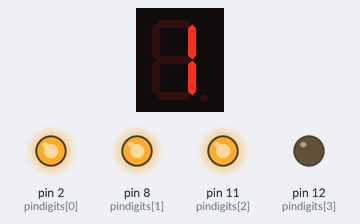
A sketch run on a simulated Arduino Uno, built with avr-gcc and run on an emulated ATmega328P. Shown: 1-digit seven-segment display, output pins drawn as LEDs (lit = HIGH). Wiring (inferred from the names in the program): 1-digit 7-segment display, segments lit when HIGH: segments pin 9, pin 13, pin 4, pin 6, pin 7, pin 10, pin 3, pin 5. Random numbers use the default seed unless the sketch sets one; the segment pins are drawn as the display they are named for; pins used as bus, display or sensor lines are not drawn.

Above: at 0.1 s.
At 3.1 s:
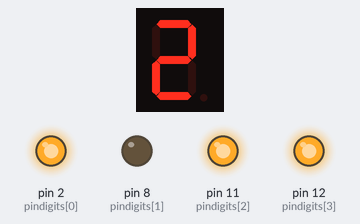
At 6.1 s:
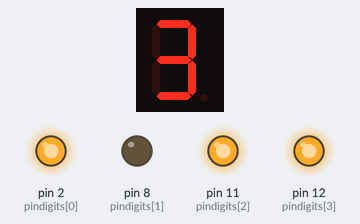
At 12.1 s:
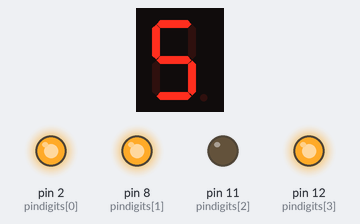
At 21.1 s:
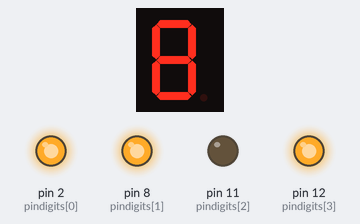
At 36.1 s:
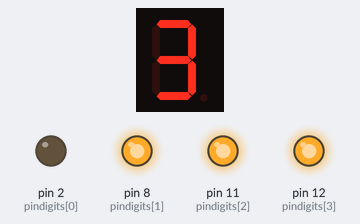
Timing chart, 0 to 40.0 s (numbered marks = the images above):
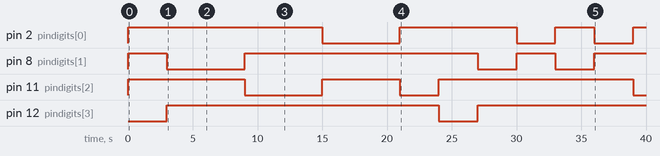

The sketch:

Lesson_07_Listing_7_1.ino
```cpp
// список выводов Arduino для подключения к разрядам a-g
// семисегментного индикатора
int pins[8]={9,13,4,6,7,10,3,5};
// значения для вывода цифр 0-9
byte numbers[10] = { B11111100, B01100000, B11011010,
B11110010, B01100110, B10110110,
B10111110, B11100000, B11111110,
B11110110};
// переменная для хранения значения текущей цифры
int number=0;
// семисегментного индикатора
int pindigits[4]={2,8,11,12};
// переменная для хранения текущего разряда
int digit=0;
void setup()
{
// Сконфигурировать контакты как выходы
for(int i=0;i<8;i++)
pinMode(pins[i],OUTPUT);
for(int i=0;i<4;i++)
{pinMode(pindigits[i],OUTPUT);
digitalWrite(pindigits[i],HIGH);
}
}
void loop()
{
number=(number+1)%10;
showNumber(number); // DS
for(int i=0;i<4;i++)
digitalWrite(pindigits[i],HIGH);
digit=random(0,4);
digitalWrite(pindigits[digit],LOW);
delay(3000);
}
// функция вывода цифры на семисегментный индикатор
void showNumber(int num)
{
for(int i=0;i<7;i++)
{
if(bitRead(numbers[num],7-i)==HIGH) // зажечь сегмент
digitalWrite(pins[i],HIGH);
else // потушить сегмент
digitalWrite(pins[i],LOW);
}
}
```

Measured:
- by itself, pin 2 (pindigits[0]): goes LOW 6.0 s, HIGH 9.0 s, LOW 3.0 s, HIGH 3.0 s, LOW 3.0 s, then HIGH
- by itself, pin 8 (pindigits[1]): goes LOW 6.0 s, HIGH 18.0 s, LOW 3.0 s, HIGH 3.0 s, LOW 3.0 s, then HIGH
- by itself, pin 11 (pindigits[2]): goes LOW 6.0 s, HIGH 6.0 s, LOW 3.0 s, HIGH 15.0 s, then LOW
- by itself, pin 12 (pindigits[3]): LOW → HIGH at 3.0 s, → LOW 21.0 s later, → HIGH 3.0 s later
- what the display in image 1 shows lasts 3.0 s, from 3.0 s to 6.0 s
